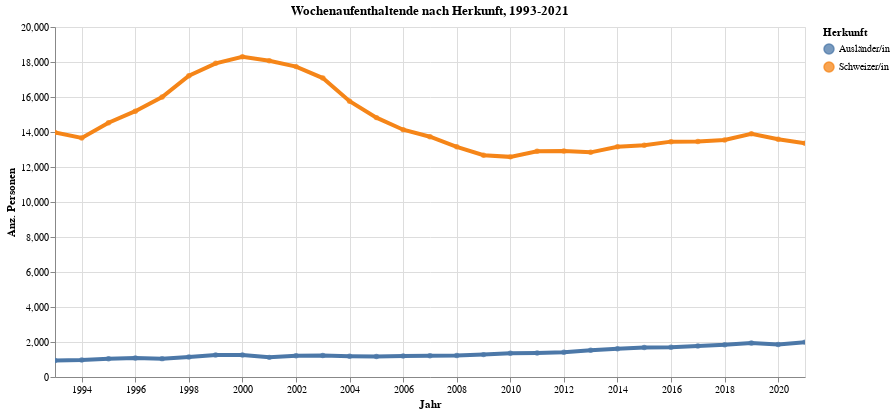

The notebook cell this image was saved under:
### Code cell
myTitle="Wochenaufenthaltende nach Herkunft, 1993-2021"

highlight = alt.selection(type='single', on='mouseover',
                          fields=['HerkunftLang'], nearest=True)
#x='date:StichtagDatJahr',
base = alt.Chart(myAgg.reset_index().query('sum_WBev>300'), title=myTitle).encode(
    x=alt.X('StichtagDatJahr', axis=alt.Axis(title='Jahr'))# , axis=alt.Axis(format='%', title='percentage')
    , y=alt.X('sum_WBev', axis=alt.Axis(title='Anz. Personen'))
    , color=alt.Color('HerkunftLang', legend=alt.Legend(title="Herkunft", orient="right"))  
    ,tooltip=['StichtagDatJahr', 'HerkunftLang','sum_WBev']    
)
points = base.mark_circle().encode(
    opacity=alt.value(0.75)
).add_selection(
    highlight
).properties(
    width=750 , height=350
)
lines = base.mark_line().encode(
    size=alt.condition(~highlight, alt.value(0.5), alt.value(4))
).interactive()

lines + points

### Figure 1 — Vega-Lite specification as saved in the notebook (floating-point values rounded to 4 significant figures)
{"config": {"view": {"continuousWidth": 400, "continuousHeight": 300}}, "layer": [{"mark": "line", "encoding": {"color": {"type": "nominal", "field": "HerkunftLang", "legend": {"orient": "right", "title": "Herkunft"}}, "size": {"condition": {"value": 0.5, "selection": {"not": "selector021"}}, "value": 4}, "tooltip": [{"type": "temporal", "field": "StichtagDatJahr"}, {"type": "nominal", "field": "HerkunftLang"}, {"type": "quantitative", "field": "sum_WBev"}], "x": {"type": "temporal", "axis": {"title": "Jahr"}, "field": "StichtagDatJahr"}, "y": {"type": "quantitative", "axis": {"title": "Anz. Personen"}, "field": "sum_WBev"}}, "selection": {"selector022": {"type": "interval", "bind": "scales", "encodings": ["x", "y"]}}, "title": "Wochenaufenthaltende nach Herkunft, 1993-2021"}, {"mark": "circle", "encoding": {"color": {"type": "nominal", "field": "HerkunftLang", "legend": {"orient": "right", "title": "Herkunft"}}, "opacity": {"value": 0.75}, "tooltip": [{"type": "temporal", "field": "StichtagDatJahr"}, {"type": "nominal", "field": "HerkunftLang"}, {"type": "quantitative", "field": "sum_WBev"}], "x": {"type": "temporal", "axis": {"title": "Jahr"}, "field": "StichtagDatJahr"}, "y": {"type": "quantitative", "axis": {"title": "Anz. Personen"}, "field": "sum_WBev"}}, "height": 350, "selection": {"selector021": {"type": "single", "on": "mouseover", "fields": ["HerkunftLang"], "nearest": true}}, "title": "Wochenaufenthaltende nach Herkunft, 1993-2021", "width": 750}], "data": {"name": "data-97d50378d3e26024fbdec31b24304d99"}, "$schema": "https://vega.github.io/schema/vega-lite/v4.8.1.json", "datasets": {"data-97d50378d3e26024fbdec31b24304d99": [{"StichtagDatJahr": "1993-01-01T00:00:00", "HerkunftLang": "Ausländer/in", "sum_WBev": 940}, {"StichtagDatJahr": "1993-01-01T00:00:00", "HerkunftLang": "Schweizer/in", "sum_WBev": 13973}, {"StichtagDatJahr": "1994-01-01T00:00:00", "HerkunftLang": "Ausländer/in", "sum_WBev": 965}, {"StichtagDatJahr": "1994-01-01T00:00:00", "HerkunftLang": "Schweizer/in", "sum_WBev": 13661}, {"StichtagDatJahr": "1995-01-01T00:00:00", "HerkunftLang": "Ausländer/in", "sum_WBev": 1041}, {"StichtagDatJahr": "1995-01-01T00:00:00", "HerkunftLang": "Schweizer/in", "sum_WBev": 14531}, {"StichtagDatJahr": "1996-01-01T00:00:00", "HerkunftLang": "Ausländer/in", "sum_WBev": 1087}, {"StichtagDatJahr": "1996-01-01T00:00:00", "HerkunftLang": "Schweizer/in", "sum_WBev": 15188}, {"StichtagDatJahr": "1997-01-01T00:00:00", "HerkunftLang": "Ausländer/in", "sum_WBev": 1050}, {"StichtagDatJahr": "1997-01-01T00:00:00", "HerkunftLang": "Schweizer/in", "sum_WBev": 16001}, {"StichtagDatJahr": "1998-01-01T00:00:00", "HerkunftLang": "Ausländer/in", "sum_WBev": 1138}, {"StichtagDatJahr": "1998-01-01T00:00:00", "HerkunftLang": "Schweizer/in", "sum_WBev": 17219}, {"StichtagDatJahr": "1999-01-01T00:00:00", "HerkunftLang": "Ausländer/in", "sum_WBev": 1253}, {"StichtagDatJahr": "1999-01-01T00:00:00", "HerkunftLang": "Schweizer/in", "sum_WBev": 17925}, {"StichtagDatJahr": "2000-01-01T00:00:00", "HerkunftLang": "Schweizer/in", "sum_WBev": 18301}, {"StichtagDatJahr": "2000-01-01T00:00:00", "HerkunftLang": "Ausländer/in", "sum_WBev": 1252}, {"StichtagDatJahr": "2001-01-01T00:00:00", "HerkunftLang": "Ausländer/in", "sum_WBev": 1122}, {"StichtagDatJahr": "2001-01-01T00:00:00", "HerkunftLang": "Schweizer/in", "sum_WBev": 18070}, {"StichtagDatJahr": "2002-01-01T00:00:00", "HerkunftLang": "Ausländer/in", "sum_WBev": 1209}, {"StichtagDatJahr": "2002-01-01T00:00:00", "HerkunftLang": "Schweizer/in", "sum_WBev": 17736}, {"StichtagDatJahr": "2003-01-01T00:00:00", "HerkunftLang": "Ausländer/in", "sum_WBev": 1230}, {"StichtagDatJahr": "2003-01-01T00:00:00", "HerkunftLang": "Schweizer/in", "sum_WBev": 17081}, {"StichtagDatJahr": "2004-01-01T00:00:00", "HerkunftLang": "Ausländer/in", "sum_WBev": 1191}, {"StichtagDatJahr": "2004-01-01T00:00:00", "HerkunftLang": "Schweizer/in", "sum_WBev": 15758}, {"StichtagDatJahr": "2005-01-01T00:00:00", "HerkunftLang": "Ausländer/in", "sum_WBev": 1166}, {"StichtagDatJahr": "2005-01-01T00:00:00", "HerkunftLang": "Schweizer/in", "sum_WBev": 14822}, {"StichtagDatJahr": "2006-01-01T00:00:00", "HerkunftLang": "Ausländer/in", "sum_WBev": 1195}, {"StichtagDatJahr": "2006-01-01T00:00:00", "HerkunftLang": "Schweizer/in", "sum_WBev": 14131}, {"StichtagDatJahr": "2007-01-01T00:00:00", "HerkunftLang": "Schweizer/in", "sum_WBev": 13731}, {"StichtagDatJahr": "2007-01-01T00:00:00", "HerkunftLang": "Ausländer/in", "sum_WBev": 1218}, {"StichtagDatJahr": "2008-01-01T00:00:00", "HerkunftLang": "Ausländer/in", "sum_WBev": 1227}, {"StichtagDatJahr": "2008-01-01T00:00:00", "HerkunftLang": "Schweizer/in", "sum_WBev": 13153}, {"StichtagDatJahr": "2009-01-01T00:00:00", "HerkunftLang": "Ausländer/in", "sum_WBev": 1279}, {"StichtagDatJahr": "2009-01-01T00:00:00", "HerkunftLang": "Schweizer/in", "sum_WBev": 12674}, {"StichtagDatJahr": "2010-01-01T00:00:00", "HerkunftLang": "Ausländer/in", "sum_WBev": 1351}, {"StichtagDatJahr": "2010-01-01T00:00:00", "HerkunftLang": "Schweizer/in", "sum_WBev": 12579}, {"StichtagDatJahr": "2011-01-01T00:00:00", "HerkunftLang": "Ausländer/in", "sum_WBev": 1368}, {"StichtagDatJahr": "2011-01-01T00:00:00", "HerkunftLang": "Schweizer/in", "sum_WBev": 12903}, {"StichtagDatJahr": "2012-01-01T00:00:00", "HerkunftLang": "Ausländer/in", "sum_WBev": 1408}, {"StichtagDatJahr": "2012-01-01T00:00:00", "HerkunftLang": "Schweizer/in", "sum_WBev": 12913}, {"StichtagDatJahr": "2013-01-01T00:00:00", "HerkunftLang": "Ausländer/in", "sum_WBev": 1533}, {"StichtagDatJahr": "2013-01-01T00:00:00", "HerkunftLang": "Schweizer/in", "sum_WBev": 12837}, {"StichtagDatJahr": "2014-01-01T00:00:00", "HerkunftLang": "Schweizer/in", "sum_WBev": 13151}, {"StichtagDatJahr": "2014-01-01T00:00:00", "HerkunftLang": "Ausländer/in", "sum_WBev": 1610}, {"StichtagDatJahr": "2015-01-01T00:00:00", "HerkunftLang": "Ausländer/in", "sum_WBev": 1683}, {"StichtagDatJahr": "2015-01-01T00:00:00", "HerkunftLang": "Schweizer/in", "sum_WBev": 13241}, {"StichtagDatJahr": "2016-01-01T00:00:00", "HerkunftLang": "Ausländer/in", "sum_WBev": 1694}, {"StichtagDatJahr": "2016-01-01T00:00:00", "HerkunftLang": "Schweizer/in", "sum_WBev": 13449}, {"StichtagDatJahr": "2017-01-01T00:00:00", "HerkunftLang": "Ausländer/in", "sum_WBev": 1777}, {"StichtagDatJahr": "2017-01-01T00:00:00", "HerkunftLang": "Schweizer/in", "sum_WBev": 13463}, {"StichtagDatJahr": "2018-01-01T00:00:00", "HerkunftLang": "Ausländer/in", "sum_WBev": 1840}, {"StichtagDatJahr": "2018-01-01T00:00:00", "HerkunftLang": "Schweizer/in", "sum_WBev": 13549}, {"StichtagDatJahr": "2019-01-01T00:00:00", "HerkunftLang": "Ausländer/in", "sum_WBev": 1939}, {"StichtagDatJahr": "2019-01-01T00:00:00", "HerkunftLang": "Schweizer/in", "sum_WBev": 13903}, {"StichtagDatJahr": "2020-01-01T00:00:00", "HerkunftLang": "Ausländer/in", "sum_WBev": 1862}, {"StichtagDatJahr": "2020-01-01T00:00:00", "HerkunftLang": "Schweizer/in", "sum_WBev": 13591}, {"StichtagDatJahr": "2021-01-01T00:00:00", "HerkunftLang": "Ausländer/in", "sum_WBev": 1993}, {"StichtagDatJahr": "2021-01-01T00:00:00", "HerkunftLang": "Schweizer/in", "sum_WBev": 13354}]}}
